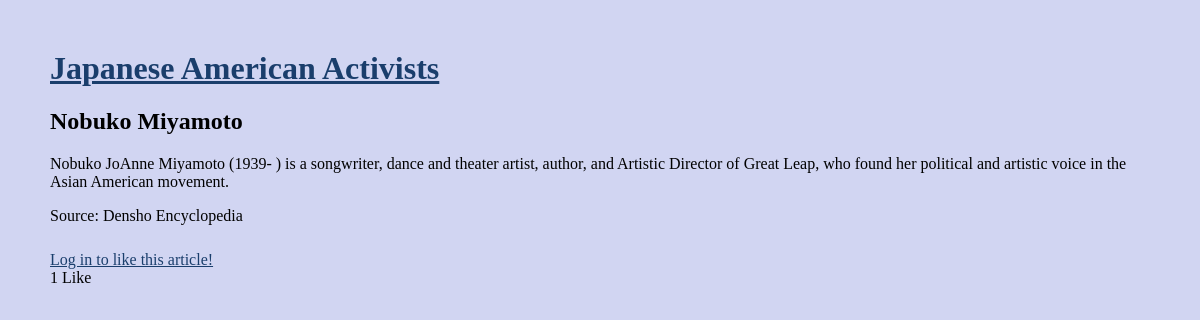
The app's page /article/1 with its own data.
### articles/models.py (models this page shows, shortened)
class Article(models.Model):
	author = models.ForeignKey('auth.User', on_delete = models.CASCADE,)
	title = models.CharField(max_length = 100)
	body = models.TextField()
	source = models.TextField(default='None')
	likes = models.ManyToManyField(User, related_name='article_like')
	def number_of_likes(self):
		return self.likes.count()

### articles/views.py (the view)
# urls.py: path('article/<int:pk>', views.ArticleDetailView.as_view(), name='detail'),
class ArticleDetailView(DetailView):
	model = Article
	template_name = 'detail.html'
	def get_context_data(self, **kwargs):
		data = super().get_context_data(**kwargs)
		likes_connected = get_object_or_404(Article, id=self.kwargs['pk'])
		liked = False
		if likes_connected.likes.filter(id=self.request.user.id).exists():
			liked = True
		data['number_of_likes'] = likes_connected.number_of_likes()
		data['post_is_liked'] = liked
		return data

### templates/detail.html (shortened to what this page needs)
{% load static %}
 <!DOCTYPE html>
 <html lang="en">
 <head>
   <link rel="stylesheet" href="{% static 'css/style.css' %}">
 </head>
 <body>
     <header>
       <h1> <a href="/">Japanese American Activists</a> </h1>
     </header>
     <div class="container">
     {% block content %}
         <div class="details">
         <h2>{{ article.title }}</h2>
         <p>{{ article.body }}</p>
         <p>Source: {{ article.source }}</p>
         </div>
         <div>
        {% if user.is_authenticated %}
          <form action="{% url 'article_like' article.id %}" method="POST">
            {% csrf_token %}
            {% if post_is_liked %}
            <button type="submit" name="article_id" value="{{article.id}}" class="btn btn-info">Unlike</button>
            {% else %}
            <button type="submit" name="article_id" value="{{article.id}}" class="btn btn-info">Like</button>
            {% endif %}
        </form>
        {% else %}
          <a class="btn btn-outline-info" href="{% url 'login' %}?next={{request.path}}">Log in to like this article!</a><br>
        {% endif %}
          <class="text-secondary">{{ number_of_likes }} Like{{ number_of_likes|pluralize }}</class="text-secondary">
        </div>
     {% endblock content %}
     </div>
 </body>
 </html>

### static/css/style.css (style rules this page uses)
body { background-color: #d1d5f2; color: #000000; margin: 50px; }
a:link { color: #1a3e6c }
div { padding-bottom: 10px; }

### records on screen
Article: title "Nobuko Miyamoto", body "Nobuko JoAnne Miyamoto (1939- ) is a songwriter, dance and theater artist, author, and Artistic Director of Great Leap, who found her political and artistic voice in the Asian American movement.", source "Densho Encyclopedia"

### other values on screen
{{ number_of_likes }} "1"
